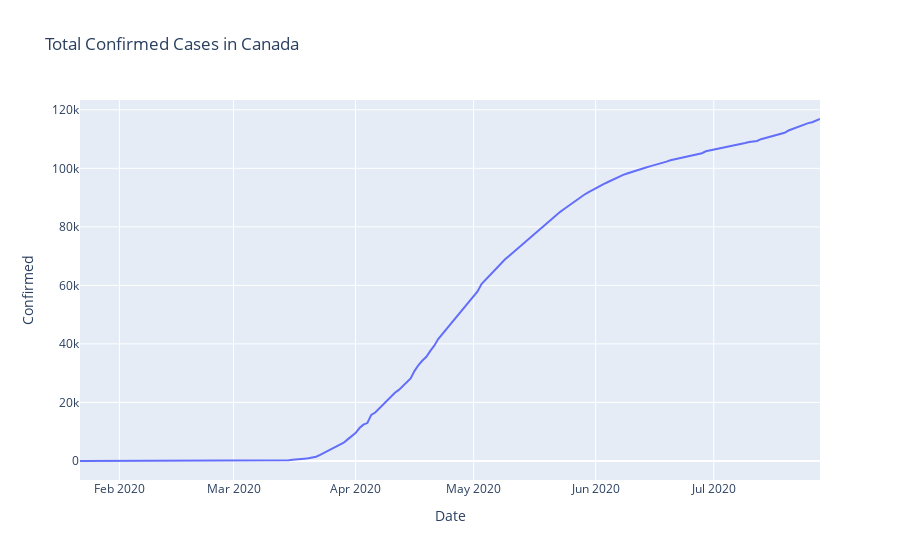

Write notebook code for a chart like this one.
### Code cell
fig = px.line(canada, x="Date", y="Confirmed", title='Total Confirmed Cases in Canada')
fig.show()

### Figure 1 — Plotly figure (JSON) as saved in the notebook; plotly's stock layout.template omitted (floating-point values rounded to 4 significant figures; data arrays with more than 128 entries replaced by an {"elided": "..."} marker saying what was removed)
{"data": [{"hovertemplate": "Date=%{x}<br>Confirmed=%{y}<extra></extra>", "legendgroup": "", "line": {"color": "#636efa", "dash": "solid"}, "mode": "lines", "name": "", "orientation": "v", "showlegend": false, "type": "scatter", "x": {"elided": "189 str values"}, "xaxis": "x", "y": {"elided": "189 int values"}, "yaxis": "y"}], "layout": {"legend": {"tracegroupgap": 0}, "title": {"text": "Total Confirmed Cases in Canada"}, "xaxis": {"anchor": "y", "domain": [0, 1], "title": {"text": "Date"}}, "yaxis": {"anchor": "x", "domain": [0, 1], "title": {"text": "Confirmed"}}}}
